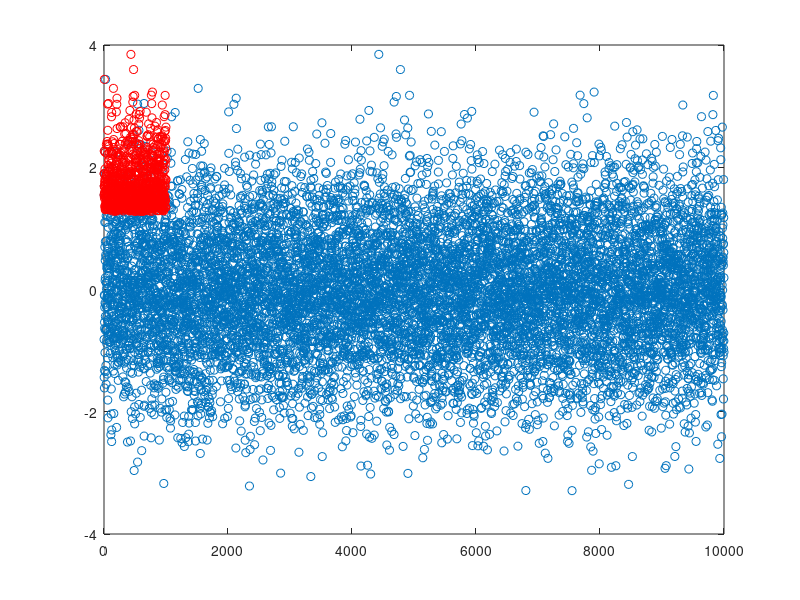

Here is the MATLAB script that generated this plot:
X = randn(10000,1);
xmean = mean(X);
I=X ~= xmean;
a=ones(10000,1)*rand()*10000;
dx = (abs(X+a)+abs(xmean + a)).*I;
percenti90=prctile(dx,90);
Iraros=[find(dx(:,1) >= percenti90(1))]
plot(X(:,1),'o')
hold on;
plot(X(Iraros,1),'or')
    